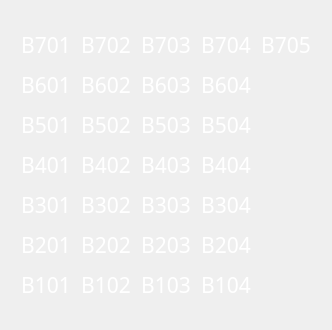
            <widget class="QWidget" name="bay_b_page">
             <layout class="QVBoxLayout" name="verticalLayout_20">
              <item>
               <widget class="QFrame" name="frame_12">
                <property name="frameShape">
                 <enum>QFrame::NoFrame</enum>
                </property>
                <property name="frameShadow">
                 <enum>QFrame::Raised</enum>
                </property>
                <layout class="QHBoxLayout" name="horizontalLayout_5">
                 <property name="spacing">
                  <number>10</number>
                 </property>
                 <property name="leftMargin">
                  <number>10</number>
                 </property>
                 <property name="topMargin">
                  <number>10</number>
                 </property>
                 <property name="rightMargin">
                  <number>10</number>
                 </property>
                 <property name="bottomMargin">
                  <number>10</number>
                 </property>
                 <item>
                  <widget class="QFrame" name="frame_13">
                   <property name="frameShape">
                    <enum>QFrame::NoFrame</enum>
                   </property>
                   <property name="frameShadow">
                    <enum>QFrame::Raised</enum>
                   </property>
                   <layout class="QVBoxLayout" name="verticalLayout_15">
                    <property name="spacing">
                     <number>10</number>
                    </property>
                    <property name="leftMargin">
                     <number>0</number>
                    </property>
                    <property name="rightMargin">
                     <number>0</number>
                    </property>
                    <item>
                     <widget class="QLabel" name="b701">
                      <property name="font">
                       <font>
                        <family>Mitr SemiBold</family>
                        <pointsize>16</pointsize>
                       </font>
                      </property>
                      <property name="styleSheet">
                       <string notr="true">color: rgb(255, 255, 255);</string>
                      </property>
                      <property name="text">
                       <string>B701</string>
                      </property>
                      <property name="alignment">
                       <set>Qt::AlignCenter</set>
                      </property>
                     </widget>
                    </item>
                    <item>
                     <widget class="QLabel" name="b601">
                      <property name="font">
                       <font>
                        <family>Mitr SemiBold</family>
                        <pointsize>16</pointsize>
                       </font>
                      </property>
                      <property name="styleSheet">
                       <string notr="true">color: rgb(255, 255, 255);</string>
                      </property>
                      <property name="text">
                       <string>B601</string>
                      </property>
                      <property name="alignment">
                       <set>Qt::AlignCenter</set>
                      </property>
                     </widget>
                    </item>
                    <item>
                     <widget class="QLabel" name="b501">
                      <property name="font">
                       <font>
                        <family>Mitr SemiBold</family>
                        <pointsize>16</pointsize>
                       </font>
                      </property>
                      <property name="styleSheet">
                       <string notr="true">color: rgb(255, 255, 255);</string>
                      </property>
                      <property name="text">
                       <string>B501</string>
                      </property>
                      <property name="alignment">
                       <set>Qt::AlignCenter</set>
                      </property>
                     </widget>
                    </item>
                    <item>
                     <widget class="QLabel" name="b401">
                      <property name="font">
                       <font>
                        <family>Mitr SemiBold</family>
                        <pointsize>16</pointsize>
                       </font>
                      </property>
                      <property name="styleSheet">
                       <string notr="true">color: rgb(255, 255, 255);</string>
                      </property>
                      <property name="text">
                       <string>B401</string>
                      </property>
                      <property name="alignment">
                       <set>Qt::AlignCenter</set>
                      </property>
                     </widget>
                    </item>
                    <item>
                     <widget class="QLabel" name="b301">
                      <property name="font">
                       <font>
                        <family>Mitr SemiBold</family>
                        <pointsize>16</pointsize>
                       </font>
                      </property>
                      <property name="styleSheet">
                       <string notr="true">color: rgb(255, 255, 255);</string>
                      </property>
                      <property name="text">
                       <string>B301</string>
                      </property>
                      <property name="alignment">
                       <set>Qt::AlignCenter</set>
                      </property>
                     </widget>
                    </item>
                    <item>
                     <widget class="QLabel" name="b201">
                      <property name="font">
                       <font>
                        <family>Mitr SemiBold</family>
                        <pointsize>16</pointsize>
                       </font>
                      </property>
                      <property name="styleSheet">
                       <string notr="true">color: rgb(255, 255, 255);</string>
                      </property>
                      <property name="text">
                       <string>B201</string>
                      </property>
                      <property name="alignment">
                       <set>Qt::AlignCenter</set>
                      </property>
                     </widget>
                    </item>
                    <item>
                     <widget class="QLabel" name="b101">
                      <property name="font">
                       <font>
                        <family>Mitr SemiBold</family>
                        <pointsize>16</pointsize>
                       </font>
                      </property>
                      <property name="styleSheet">
                       <string notr="true">color: rgb(255, 255, 255);</string>
                      </property>
                      <property name="text">
                       <string>B101</string>
                      </property>
                      <property name="alignment">
                       <set>Qt::AlignCenter</set>
                      </property>
                     </widget>
                    </item>
                   </layout>
                  </widget>
                 </item>
                 <item>
                  <widget class="QFrame" name="frame_14check_lot">
                   <property name="frameShape">
                    <enum>QFrame::NoFrame</enum>
                   </property>
                   <property name="frameShadow">
                    <enum>QFrame::Raised</enum>
                   </property>
                   <layout class="QVBoxLayout" name="verticalLayout_16">
                    <property name="spacing">
                     <number>10</number>
                    </property>
                    <property name="leftMargin">
                     <number>0</number>
                    </property>
                    <property name="rightMargin">
                     <number>0</number>
                    </property>
                    <item>
                     <widget class="QLabel" name="b702">
                      <property name="font">
                       <font>
                        <family>Mitr SemiBold</family>
                        <pointsize>16</pointsize>
                       </font>
                      </property>
                      <property name="styleSheet">
                       <string notr="true">color: rgb(255, 255, 255);</string>
                      </property>
                      <property name="text">
                       <string>B702</string>
                      </property>
                      <property name="alignment">
                       <set>Qt::AlignCenter</set>
                      </property>
                     </widget>
                    </item>
                    <item>
                     <widget class="QLabel" name="b602">
                      <property name="font">
                       <font>
                        <family>Mitr SemiBold</family>
                        <pointsize>16</pointsize>
                       </font>
                      </property>
                      <property name="styleSheet">
                       <string notr="true">color: rgb(255, 255, 255);</string>
                      </property>
                      <property name="text">
                       <string>B602</string>
                      </property>
                      <property name="alignment">
                       <set>Qt::AlignCenter</set>
                      </property>
                     </widget>
                    </item>
                    <item>
                     <widget class="QLabel" name="b502">
                      <property name="font">
                       <font>
                        <family>Mitr SemiBold</family>
                        <pointsize>16</pointsize>
                       </font>
                      </property>
                      <property name="styleSheet">
                       <string notr="true">color: rgb(255, 255, 255);</string>
                      </property>
                      <property name="text">
                       <string>B502</string>
                      </property>
                      <property name="alignment">
                       <set>Qt::AlignCenter</set>
                      </property>
                     </widget>
                    </item>
                    <item>
                     <widget class="QLabel" name="b402">
                      <property name="font">
                       <font>
                        <family>Mitr SemiBold</family>
                        <pointsize>16</pointsize>
                       </font>
                      </property>
                      <property name="styleSheet">
                       <string notr="true">color: rgb(255, 255, 255);</string>
                      </property>
                      <property name="text">
                       <string>B402</string>
                      </property>
                      <property name="alignment">
                       <set>Qt::AlignCenter</set>
                      </property>
                     </widget>
                    </item>
                    <item>
                     <widget class="QLabel" name="b302">
                      <property name="font">
                       <font>
                        <family>Mitr SemiBold</family>
                        <pointsize>16</pointsize>
                       </font>
                      </property>
                      <property name="styleSheet">
                       <string notr="true">color: rgb(255, 255, 255);</string>
                      </property>
                      <property name="text">
                       <string>B302</string>
                      </property>
                      <property name="alignment">
                       <set>Qt::AlignCenter</set>
                      </property>
                     </widget>
                    </item>
                    <item>
                     <widget class="QLabel" name="b202">
                      <property name="font">
                       <font>
                        <family>Mitr SemiBold</family>
                        <pointsize>16</pointsize>
                       </font>
                      </property>
                      <property name="styleSheet">
                       <string notr="true">color: rgb(255, 255, 255);</string>
                      </property>
                      <property name="text">
                       <string>B202</string>
                      </property>
                      <property name="alignment">
                       <set>Qt::AlignCenter</set>
                      </property>
                     </widget>
                    </item>
                    <item>
                     <widget class="QLabel" name="b102">
                      <property name="font">
                       <font>
                        <family>Mitr SemiBold</family>
                        <pointsize>16</pointsize>
                       </font>
                      </property>
                      <property name="styleSheet">
                       <string notr="true">color: rgb(255, 255, 255);</string>
                      </property>
                      <property name="text">
                       <string>B102</string>
                      </property>
                      <property name="alignment">
                       <set>Qt::AlignCenter</set>
                      </property>
                     </widget>
                    </item>
                   </layout>
                  </widget>
                 </item>
                 <item>
                  <widget class="QFrame" name="frame_15">
                   <property name="frameShape">
                    <enum>QFrame::NoFrame</enum>
                   </property>
                   <property name="frameShadow">
                    <enum>QFrame::Raised</enum>
                   </property>
                   <layout class="QVBoxLayout" name="verticalLayout_17">
                    <property name="spacing">
                     <number>10</number>
                    </property>
                    <property name="leftMargin">
                     <number>0</number>
                    </property>
                    <property name="rightMargin">
                     <number>0</number>
                    </property>
                    <item>
                     <widget class="QLabel" name="b703">
                      <property name="font">
                       <font>
                        <family>Mitr SemiBold</family>
                        <pointsize>16</pointsize>
                       </font>
                      </property>
                      <property name="styleSheet">
                       <string notr="true">color: rgb(255, 255, 255);</string>
                      </property>
                      <property name="text">
                       <string>B703</string>
                      </property>
                      <property name="alignment">
                       <set>Qt::AlignCenter</set>
                      </property>
                     </widget>
                    </item>
                    <item>
                     <widget class="QLabel" name="b603">
                      <property name="font">
                       <font>
                        <family>Mitr SemiBold</family>
                        <pointsize>16</pointsize>
                       </font>
                      </property>
                      <property name="styleSheet">
                       <string notr="true">color: rgb(255, 255, 255);</string>
                      </property>
                      <property name="text">
                       <string>B603</string>
                      </property>
                      <property name="alignment">
                       <set>Qt::AlignCenter</set>
                      </property>
                     </widget>
                    </item>
                    <item>
                     <widget class="QLabel" name="b503">
                      <property name="font">
                       <font>
                        <family>Mitr SemiBold</family>
                        <pointsize>16</pointsize>
                       </font>
                      </property>
                      <property name="styleSheet">
                       <string notr="true">color: rgb(255, 255, 255);</string>
                      </property>
                      <property name="text">
                       <string>B503</string>
                      </property>
                      <property name="alignment">
                       <set>Qt::AlignCenter</set>
                      </property>
                     </widget>
                    </item>
                    <item>
                     <widget class="QLabel" name="b403">
                      <property name="font">
                       <font>
                        <family>Mitr SemiBold</family>
                        <pointsize>16</pointsize>
                       </font>
                      </property>
                      <property name="styleSheet">
                       <string notr="true">color: rgb(255, 255, 255);</string>
                      </property>
                      <property name="text">
                       <string>B403</string>
                      </property>
                      <property name="alignment">
                       <set>Qt::AlignCenter</set>
                      </property>
                     </widget>
                    </item>
                    <item>
                     <widget class="QLabel" name="b303">
                      <property name="font">
                       <font>
                        <family>Mitr SemiBold</family>
                        <pointsize>16</pointsize>
                       </font>
                      </property>
                      <property name="styleSheet">
                       <string notr="true">color: rgb(255, 255, 255);</string>
                      </property>
                      <property name="text">
                       <string>B303</string>
                      </property>
                      <property name="alignment">
                       <set>Qt::AlignCenter</set>
                      </property>
                     </widget>
                    </item>
                    <item>
                     <widget class="QLabel" name="b203">
                      <property name="font">
                       <font>
                        <family>Mitr SemiBold</family>
                        <pointsize>16</pointsize>
                       </font>
                      </property>
                      <property name="styleSheet">
                       <string notr="true">color: rgb(255, 255, 255);</string>
                      </property>
                      <property name="text">
                       <string>B203</string>
                      </property>
                      <property name="alignment">
                       <set>Qt::AlignCenter</set>
                      </property>
                     </widget>
                    </item>
                    <item>
                     <widget class="QLabel" name="b103">
                      <property name="font">
                       <font>
                        <family>Mitr SemiBold</family>
                        <pointsize>16</pointsize>
                       </font>
                      </property>
                      <property name="styleSheet">
                       <string notr="true">color: rgb(255, 255, 255);</string>
                      </property>
                      <property name="text">
                       <string>B103</string>
                      </property>
                      <property name="alignment">
                       <set>Qt::AlignCenter</set>
                      </property>
                     </widget>
                    </item>
                   </layout>
                  </widget>
                 </item>
                 <item>
                  <widget class="QFrame" name="frame_16">
                   <property name="frameShape">
                    <enum>QFrame::NoFrame</enum>
                   </property>
                   <property name="frameShadow">
                    <enum>QFrame::Raised</enum>
                   </property>
                   <layout class="QVBoxLayout" name="verticalLayout_18">
                    <property name="spacing">
                     <number>10</number>
                    </property>
                    <property name="leftMargin">
                     <number>0</number>
                    </property>
                    <property name="rightMargin">
                     <number>0</number>
                    </property>
                    <item>
                     <widget class="QLabel" name="b704">
                      <property name="font">
                       <font>
                        <family>Mitr SemiBold</family>
                        <pointsize>16</pointsize>
                       </font>
                      </property>
                      <property name="styleSheet">
                       <string notr="true">color: rgb(255, 255, 255);</string>
                      </property>
                      <property name="text">
                       <string>B704</string>
                      </property>
                      <property name="alignment">
                       <set>Qt::AlignCenter</set>
                      </property>
                     </widget>
                    </item>
                    <item>
                     <widget class="QLabel" name="b604">
                      <property name="font">
                       <font>
                        <family>Mitr SemiBold</family>
                        <pointsize>16</pointsize>
                       </font>
                      </property>
                      <property name="styleSheet">
                       <string notr="true">color: rgb(255, 255, 255);</string>
                      </property>
                      <property name="text">
                       <string>B604</string>
                      </property>
                      <property name="alignment">
                       <set>Qt::AlignCenter</set>
                      </property>
                     </widget>
                    </item>
                    <item>
                     <widget class="QLabel" name="b504">
                      <property name="font">
                       <font>
                        <family>Mitr SemiBold</family>
                        <pointsize>16</pointsize>
                       </font>
                      </property>
                      <property name="styleSheet">
                       <string notr="true">color: rgb(255, 255, 255);</string>
                      </property>
                      <property name="text">
                       <string>B504</string>
                      </property>
                      <property name="alignment">
                       <set>Qt::AlignCenter</set>
                      </property>
                     </widget>
                    </item>
                    <item>
                     <widget class="QLabel" name="b404">
                      <property name="font">
                       <font>
                        <family>Mitr SemiBold</family>
                        <pointsize>16</pointsize>
                       </font>
                      </property>
                      <property name="styleSheet">
                       <string notr="true">color: rgb(255, 255, 255);</string>
                      </property>
                      <property name="text">
                       <string>B404</string>
                      </property>
                      <property name="alignment">
                       <set>Qt::AlignCenter</set>
                      </property>
                     </widget>
                    </item>
                    <item>
                     <widget class="QLabel" name="b304">
                      <property name="font">
                       <font>
                        <family>Mitr SemiBold</family>
                        <pointsize>16</pointsize>
                       </font>
                      </property>
                      <property name="styleSheet">
                       <string notr="true">color: rgb(255, 255, 255);</string>
                      </property>
                      <property name="text">
                       <string>B304</string>
                      </property>
                      <property name="alignment">
                       <set>Qt::AlignCenter</set>
                      </property>
                     </widget>
                    </item>
                    <item>
                     <widget class="QLabel" name="b204">
                      <property name="font">
                       <font>
                        <family>Mitr SemiBold</family>
                        <pointsize>16</pointsize>
                       </font>
                      </property>
                      <property name="styleSheet">
                       <string notr="true">color: rgb(255, 255, 255);</string>
                      </property>
                      <property name="text">
                       <string>B204</string>
                      </property>
                      <property name="alignment">
                       <set>Qt::AlignCenter</set>
                      </property>
                     </widget>
                    </item>
                    <item>
                     <widget class="QLabel" name="b104">
                      <property name="font">
                       <font>
                        <family>Mitr SemiBold</family>
                        <pointsize>16</pointsize>
                       </font>
                      </property>
                      <property name="styleSheet">
                       <string notr="true">color: rgb(255, 255, 255);</string>
                      </property>
                      <property name="text">
                       <string>B104</string>
                      </property>
                      <property name="alignment">
                       <set>Qt::AlignCenter</set>
                      </property>
                     </widget>
                    </item>
                   </layout>
                  </widget>
                 </item>
                 <item>
                  <widget class="QFrame" name="frame_17">
                   <property name="frameShape">
                    <enum>QFrame::NoFrame</enum>
                   </property>
                   <property name="frameShadow">
                    <enum>QFrame::Raised</enum>
                   </property>
                   <layout class="QVBoxLayout" name="verticalLayout_19">
                    <property name="spacing">
                     <number>10</number>
                    </property>
                    <property name="leftMargin">
                     <number>0</number>
                    </property>
                    <property name="rightMargin">
                     <number>0</number>
                    </property>
                    <item>
                     <widget class="QLabel" name="b705">
                      <property name="font">
                       <font>
                        <family>Mitr SemiBold</family>
                        <pointsize>16</pointsize>
                       </font>
                      </property>
                      <property name="styleSheet">
                       <string notr="true">color: rgb(255, 255, 255);</string>
                      </property>
                      <property name="text">
                       <string>B705</string>
                      </property>
                      <property name="alignment">
                       <set>Qt::AlignCenter</set>
                      </property>
                     </widget>
                    </item>
                    <item>
                     <widget class="QLabel" name="label_62">
                      <property name="text">
                       <string/>
                      </property>
                     </widget>
                    </item>
                    <item>
                     <widget class="QLabel" name="label_69">
                      <property name="text">
                       <string/>
                      </property>
                     </widget>
                    </item>
                    <item>
                     <widget class="QLabel" name="label_70">
                      <property name="text">
                       <string/>
                      </property>
                     </widget>
                    </item>
                    <item>
                     <widget class="QLabel" name="label_71">
                      <property name="text">
                       <string/>
                      </property>
                     </widget>
                    </item>
                    <item>
                     <widget class="QLabel" name="label_72">
                      <property name="text">
                       <string/>
                      </property>
                     </widget>
                    </item>
                    <item>
                     <widget class="QLabel" name="label_73">
                      <property name="text">
                       <string/>
                      </property>
                     </widget>
                    </item>
                   </layout>
                  </widget>
                 </item>
                </layout>
               </widget>
              </item>
             </layout>
            </widget>
